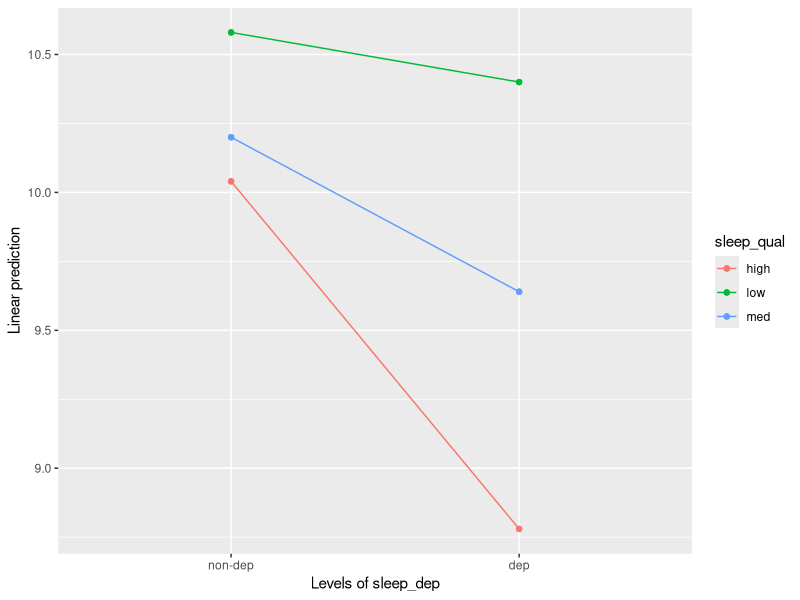
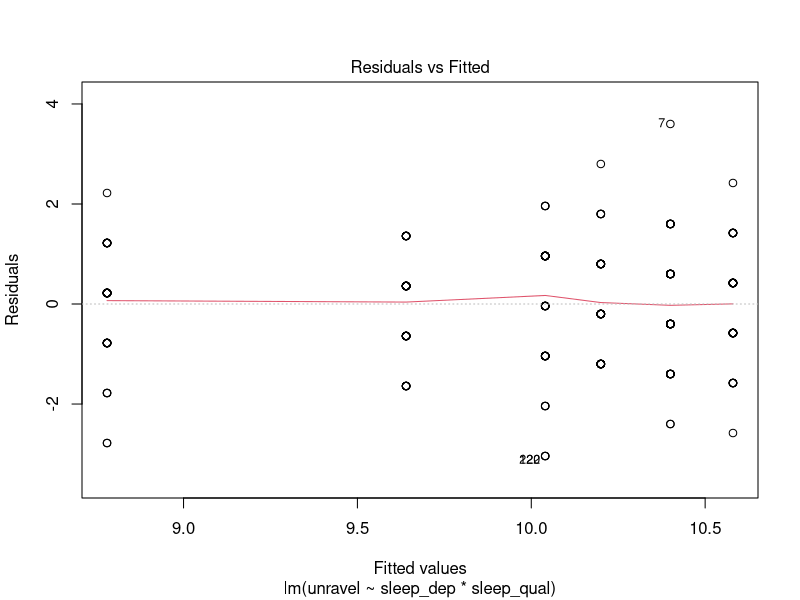
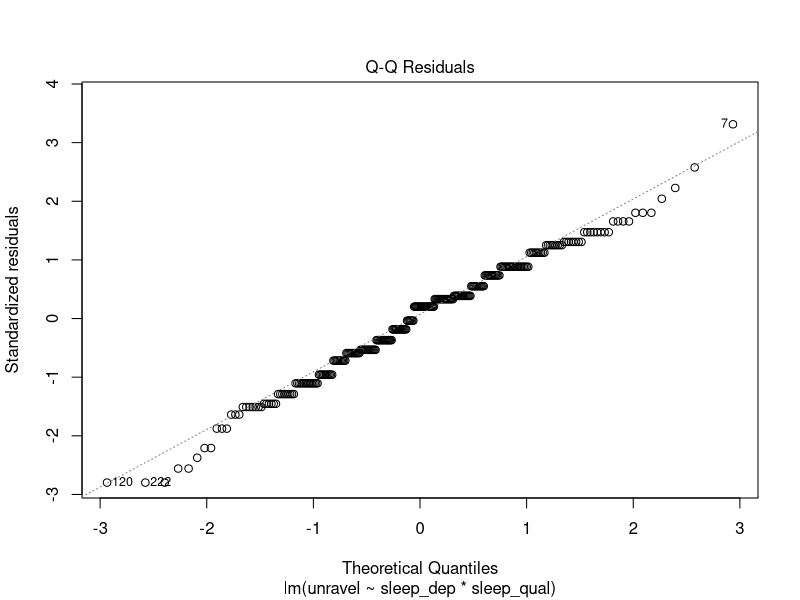
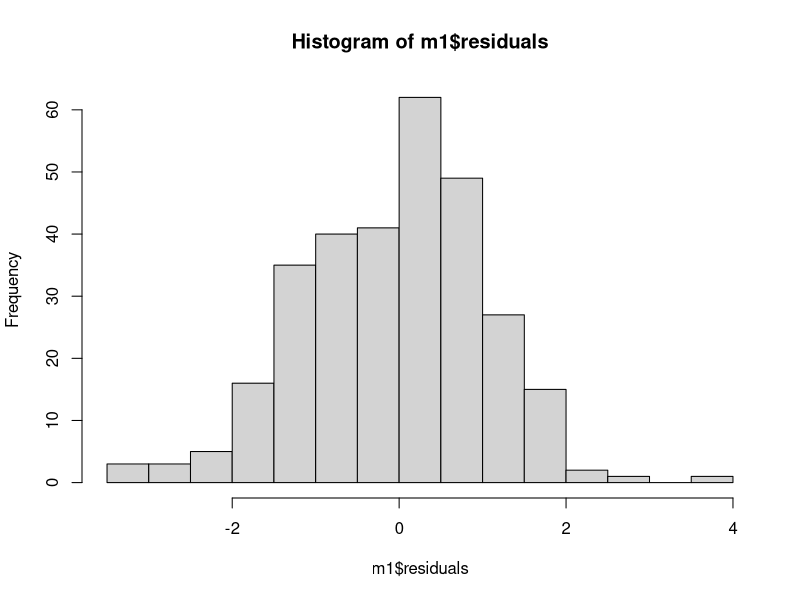
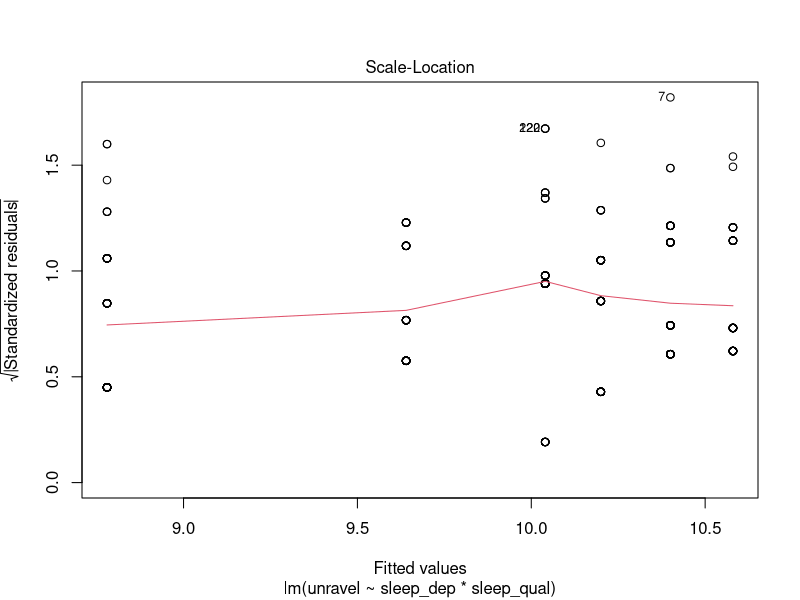
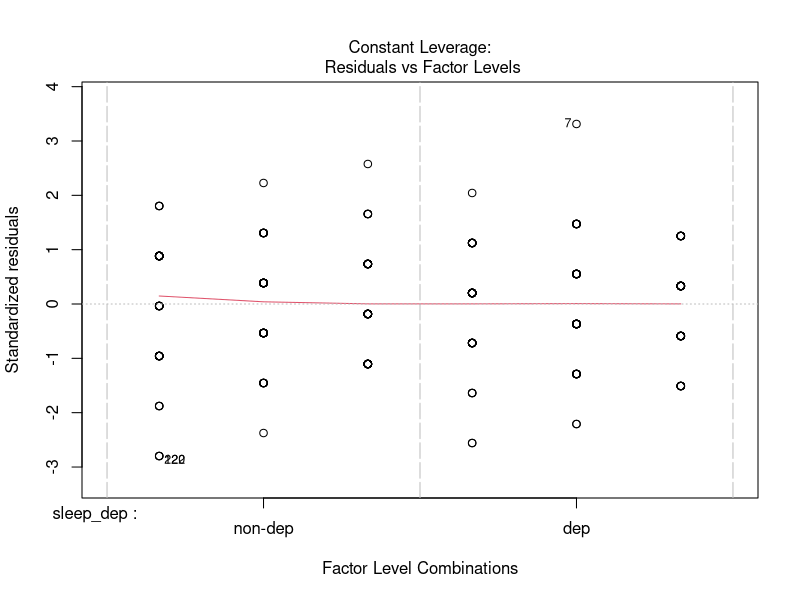

The R script that drew these images, in order:
## ---- chunk 1
library(tidyverse)
library(emmeans)
library(kableExtra)
## ---- chunk 2
df<-read_csv("liveR_s2w5.csv")
## ---- chunk 3
dict <- tibble(
  Variable = c("ID", "unravel", "sleep_dep", "sleep_qual", "cog", "sex", "age"),
  Description = c("Unique participant identifier",
                  "Total errors on UNRAVEL task (min = 0, max = 66)", 
                  "Experimental Condition: 0 = non-deprivation; 1 = deprivation",
                  "Sleep quality grouping: 0 = low; 1 = medium; 2 = high",
                  "z-score combining cognitive tests scores assessing cognitive ability",
                  "sex; 0 = male; 1 = female",
                  "Age of participant (in years)")
)
knitr::kable(dict, "html") %>%
  kableExtra::kable_styling(bootstrap_options = "striped")
## ---- chunk 4
str(df)
## ---- chunk 5
df <- df %>% 
  mutate(
  sleep_dep = factor(sleep_dep, labels=c("non-dep","dep")),
  sleep_qual = factor(sleep_qual),
  sex = factor(sex, labels=c("male","female"))
)
## ---- chunk 6
m1 <- lm(unravel ~ sleep_dep*sleep_qual, data = df)
## ---- chunk 7
anova(m1)
## ---- chunk 8
summary(m1)
## ---- chunk 9
m1_means <- emmeans(m1, ~sleep_dep*sleep_qual)
emmip(m1_means, sleep_qual~sleep_dep)
## ---- chunk 10
dep_coef  <- c('dep' = 1, 'non-dep' = -1)
qual_coef  <- c('low' = -.5, 'med' = -.5, 'high' = 1)
qual_coef %o% dep_coef

comp_res <- contrast(m1_means, 
                     method = list('Research Hyp' = c(-1.0, 1, 0.5, -0.5, 0.5, -0.5)))
comp_res
## ---- chunk 11
m1_means
## ---- chunk 12
confint(comp_res)
## ---- chunk 13
plot(m1, which = 1)
## ---- chunk 14
plot(m1, which = 2)
## ---- chunk 15
hist(m1$residuals)
## ---- chunk 16
plot(m1, which = 3)
## ---- chunk 17
plot(m1, which = 5)
## ---- chunk 18
m2 <- lm(unravel ~ age + cog + sex + sleep_dep*sleep_qual, data = df)
## ---- chunk 19
summary(m2)
## ---- chunk 20
m2_means <- emmeans(m2, ~sleep_dep*sleep_qual)
comp_res2 <- contrast(m2_means, 
                     method = list('Research Hyp' = c(-1.0, 1, 0.5, -0.5, 0.5, -0.5)))

comp_res2
## ---- chunk 21
comp_res
